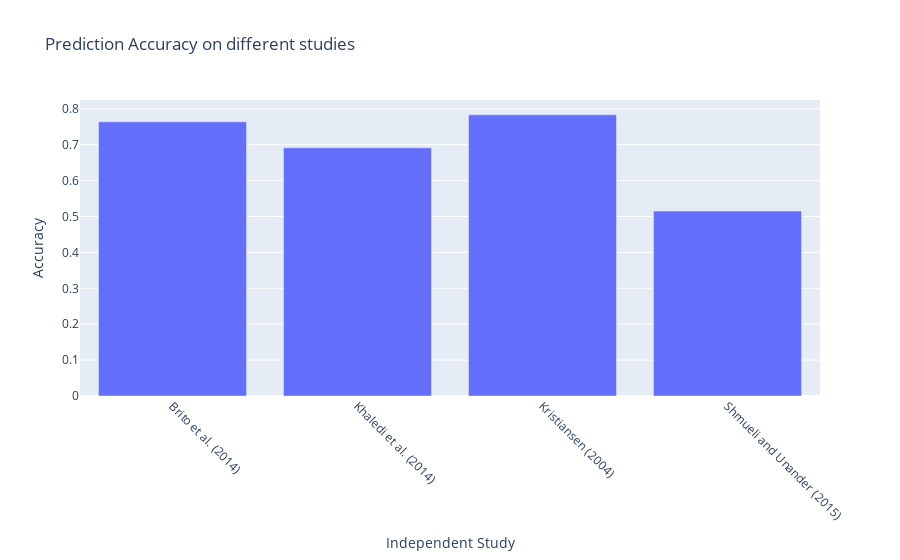

Write notebook code for a chart like this one.
### Code cell
mi = bar_plot_studies(df_secret_ID, n_class=4)

### Figure 1 — Plotly figure (JSON) as saved in the notebook; plotly's stock layout.template omitted (floating-point values rounded to 4 significant figures)
{"data": [{"name": "LightGBM", "type": "bar", "x": ["Brito et al. (2014)", "Khaledi et al. (2014)", "Kristiansen (2004)", "Shmueli and Unander (2015)"], "y": [0.7637, 0.6912, 0.7833, 0.5152]}], "layout": {"autosize": true, "barmode": "group", "title": {"text": "Prediction Accuracy on different studies"}, "xaxis": {"autorange": true, "range": [-0.5, 3.5], "tickangle": 45, "title": {"text": "Independent Study"}, "type": "category"}, "yaxis": {"autorange": true, "range": [0, 0.8246], "title": {"text": "Accuracy"}, "type": "linear"}}}
